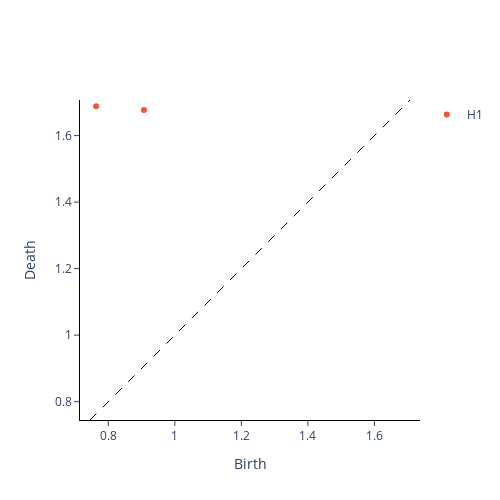

The code cell stored with this chart in its notebook:
### Code cell
plot_diagram(torus_pd_filt)

### Figure 1 — Plotly figure (JSON) as saved in the notebook; plotly's stock layout.template omitted (floating-point values rounded to 4 significant figures)
{"data": [{"hoverinfo": "none", "line": {"color": "black", "dash": "dash", "width": 1}, "mode": "lines", "showlegend": false, "type": "scatter", "x": [0.745, 1.707], "y": [0.745, 1.707]}, {"hoverinfo": "text", "hovertext": ["(0.9071964025497437, 1.6766228675842285)", "(0.7634708881378174, 1.6884533166885376)"], "mode": "markers", "name": "H1", "type": "scatter", "x": [0.9072, 0.7635], "y": [1.677, 1.688]}], "layout": {"height": 500, "plot_bgcolor": "white", "width": 500, "xaxis": {"autorange": false, "exponentformat": "e", "linecolor": "black", "linewidth": 1, "mirror": false, "range": [0.745, 1.707], "showexponent": "all", "showline": true, "side": "bottom", "ticks": "outside", "title": {"text": "Birth"}, "type": "linear", "zeroline": true}, "yaxis": {"autorange": false, "exponentformat": "e", "linecolor": "black", "linewidth": 1, "mirror": false, "range": [0.745, 1.707], "scaleanchor": "x", "scaleratio": 1, "showexponent": "all", "showline": true, "side": "left", "ticks": "outside", "title": {"text": "Death"}, "type": "linear", "zeroline": true}}}
